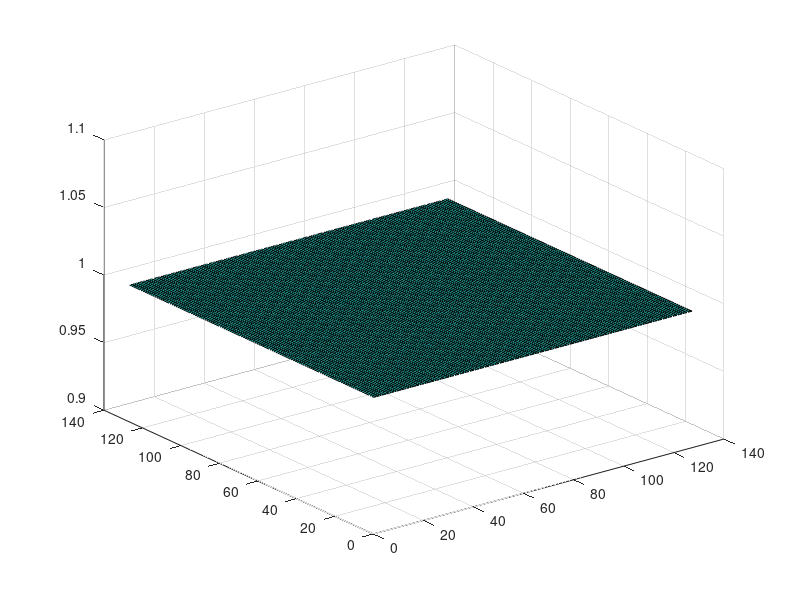

MATLAB code to generate this figure: (Note: this script raises an error after producing the figure.)
A=rand(4)

x=linspace(-1,1,50); y=x
[X,Y]=meshgrid(x,y)
mesh(X.^2+Y.^2)

clear
A=ones(128);
surf(A);
figure;
A=imread('rice.png');
B=repmat(A,2,2);
imshow(B);
tresh=100.*rand(size(A));
I=find(tresh>A);
A(I)=0;
figure;
imshow(A);
